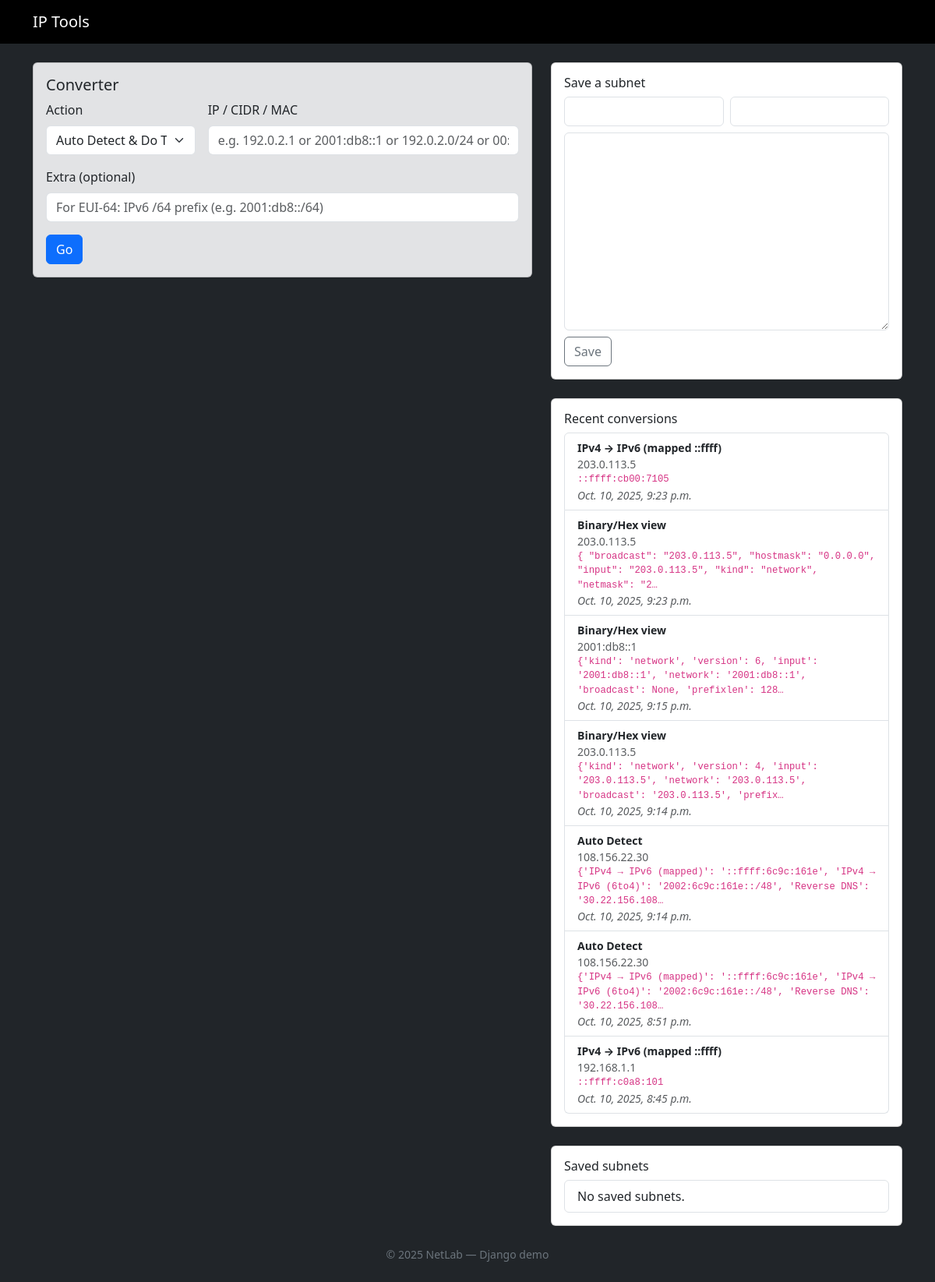
The page / on the database its author committed.
### iphelpertool/models.py (models this page shows, shortened)
class ConversionRecord(models.Model):
    ACTIONS = [
        ('auto', 'Auto Detect'),
        ('v4_to_v6_mapped', 'IPv4 → IPv6 (mapped ::ffff)'),
        ('v4_to_6to4', 'IPv4 → IPv6 (6to4 2002::/16)'),
        ('v6_mapped_to_v4', 'IPv6 (mapped) → IPv4'),
        ('expand_v6', 'Expand IPv6'),
        ('compress_v6', 'Compress IPv6'),
        ('subnet_info', 'Subnet Info'),
        ('reverse_dns', 'Reverse DNS'),
        ('eui64', 'EUI-64 from MAC'),
        ('bin_hex', 'Binary/Hex view'),
    ]
    action = models.CharField(max_length=40, choices=ACTIONS, default='auto')
    input_text = models.CharField(max_length=255)
    result_text = models.TextField()
    created_at = models.DateTimeField(auto_now_add=True)
    client_ip = models.GenericIPAddressField(null=True, blank=True)
    user = models.ForeignKey(User, null=True, blank=True, on_delete=models.SET_NULL)
    class Meta:
        ordering = ['-created_at']

### iphelpertool/views.py (the view, shortened to what this page needs)
# urls.py: path('', views.home, name='home'),
def home(request):
    form = IPToolForm(request.POST or None)
    save_form = SaveSubnetForm()
    result = None
    details = None
    history = ConversionRecord.objects.all()[:20]
    subnets = SavedSubnet.objects.all()[:20]
    return render(request, "iphelpertool/index.html", {
        "form": form,
        "save_form": save_form,
        "result": result,
        "details": details,
        "history": history,
        "subnets": subnets,
    })

### iphelpertool/forms.py
class IPToolForm(forms.Form):
    ACTIONS = [
        ('auto', 'Auto Detect & Do The Right Thing'),
        ('v4_to_v6_mapped', 'IPv4 → IPv6 (mapped ::ffff)'),
        ('v4_to_6to4', 'IPv4 → IPv6 (6to4 2002::/16)'),
        ('v6_mapped_to_v4', 'IPv6 (mapped) → IPv4'),
        ('expand_v6', 'Expand IPv6'),
        ('compress_v6', 'Compress IPv6'),
        ('subnet_info', 'Subnet Info (enter CIDR)'),
        ('reverse_dns', 'Reverse DNS name'),
        ('eui64', 'Build EUI-64 from MAC + /64'),
        ('bin_hex', 'Binary/Hex view (IP or CIDR)'),
    ]
    action = forms.ChoiceField(choices=ACTIONS, initial='auto')
    input_text = forms.CharField(
        label="IP / CIDR / MAC",
        widget=forms.TextInput(attrs={"placeholder": "e.g. 192.0.2.1 or 2001:db8::1 or 192.0.2.0/24 or 00:11:22:33:44:55"}),
    )
    extra = forms.CharField(
        label="Extra (optional)",
        required=False,
        widget=forms.TextInput(attrs={"placeholder": "For EUI-64: IPv6 /64 prefix (e.g. 2001:db8::/64)"}),
    )

class SaveSubnetForm(forms.Form):
    name = forms.CharField(max_length=100)
    cidr = forms.CharField(max_length=100)
    note = forms.CharField(widget=forms.Textarea, required=False)

### iphelpertool/templatetags/form_extras.py (called while the page is built)
@register.filter
def add_class(field, css):
    return field.as_widget(attrs={"class": css})

### iphelpertool/templates/iphelpertool/index.html (shortened to what this page needs)
{% extends "iphelpertool/base.html" %}
{% load static %}
{% load form_extras %}
{% block content %}
<div class="row g-4">
  <div class="col-lg-7">
    <div class="card bg-secondary-subtle text-dark">
      <div class="card-body">
        <h5 class="card-title">Converter</h5>
        <form method="post" class="row g-3">
          <div class="col-md-4">
            <label class="form-label">Action</label>
            {{ form.action|add_class:"form-select" }}
          </div>
          <div class="col-md-8">
            <label class="form-label">{{ form.input_text.label }}</label>
            {{ form.input_text|add_class:"form-control" }}
          </div>
          <div class="col-12">
            <label class="form-label">{{ form.extra.label }}</label>
            {{ form.extra|add_class:"form-control" }}
          </div>
          <div class="col-12">
            <button class="btn btn-primary">Go</button>
          </div>
        </form>
      </div>
    </div>
  </div>
  <div class="col-lg-5">
    <div class="card mb-4">
      <div class="card-body">
        <h6 class="card-title">Save a subnet</h6>
        <form method="post" action="{% url 'iphelpertool:save_subnet' %}" class="row g-2">
          <div class="col-6">{{ save_form.name|add_class:"form-control" }}</div>
          <div class="col-6">{{ save_form.cidr|add_class:"form-control" }}</div>
          <div class="col-12">{{ save_form.note|add_class:"form-control" }}</div>
          <div class="col-12"><button class="btn btn-outline-secondary">Save</button></div>
        </form>
      </div>
    </div>
    <div class="card mb-4">
      <div class="card-body">
        <h6 class="card-title">Recent conversions</h6>
        <ul class="list-group">
          {% for r in history %}
            <li class="list-group-item small">
              <strong>{{ r.get_action_display }}</strong><br>
              <span class="text-muted">{{ r.input_text }}</span><br>
              <code class="d-block text-wrap">{{ r.result_text|truncatechars:120 }}</code>
              <em class="text-muted">{{ r.created_at }}</em>
            </li>
          {% empty %}
            <li class="list-group-item">No history yet.</li>
          {% endfor %}
        </ul>
      </div>
    </div>
    <div class="card">
      <div class="card-body">
        <h6 class="card-title">Saved subnets</h6>
        <ul class="list-group">
          {% for s in subnets %}
            <li class="list-group-item">
              <strong>{{ s.name }}</strong> — {{ s.cidr }}<br>
              <small class="text-muted">{{ s.note }}</small>
            </li>
          {% empty %}
            <li class="list-group-item">No saved subnets.</li>
          {% endfor %}
        </ul>
      </div>
    </div>
  </div>
</div>
{% endblock %}

### iphelpertool/templates/iphelpertool/base.html (shortened to what this page needs)
<!doctype html>
<html lang="en">
<head>
  <link
    href="https://cdn.jsdelivr.net/npm/bootstrap@5.3.2/dist/css/bootstrap.min.css"
    rel="stylesheet">
</head>
<body class="bg-dark text-light">
<nav class="navbar navbar-expand-lg navbar-dark bg-black">
  <div class="container">
    <a class="navbar-brand" href="/">IP Tools</a>
  </div>
</nav>
<main class="container my-4">
  {% block content %}{% endblock %}
</main>
<footer class="text-center text-secondary my-4">
  <small>© {{ now|default:2025 }} NetLab — Django demo</small>
</footer>
</body>
</html>

### rows shown on the page
ConversionRecord: action "IPv4 → IPv6 (mapped ::ffff)", input_text "203.0.113.5", result_text "::ffff:cb00:7105", created_at "Oct. 10, 2025, 9:23 p.m."
ConversionRecord: action "Binary/Hex view", input_text "203.0.113.5", result_text "{ \"broadcast\": \"203.0.113.5\", \"hostmask\": \"0.0.0.0\", \"input\": \"203.0.113.5\", \"kind\": \"network\", \"netmask\": \"2…", created_at "Oct. 10, 2025, 9:23 p.m."
ConversionRecord: action "Binary/Hex view", input_text "2001:db8::1", result_text "{'kind': 'network', 'version': 6, 'input': '2001:db8::1', 'network': '2001:db8::1', 'broadcast': None, 'prefixlen': 128…", created_at "Oct. 10, 2025, 9:15 p.m."
ConversionRecord: action "Binary/Hex view", input_text "203.0.113.5", result_text "{'kind': 'network', 'version': 4, 'input': '203.0.113.5', 'network': '203.0.113.5', 'broadcast': '203.0.113.5', 'prefix…", created_at "Oct. 10, 2025, 9:14 p.m."
ConversionRecord: action "Auto Detect", input_text "108.156.22.30", result_text "{'IPv4 → IPv6 (mapped)': '::ffff:6c9c:161e', 'IPv4 → IPv6 (6to4)': '2002:6c9c:161e::/48', 'Reverse DNS': '30.22.156.108…", created_at "Oct. 10, 2025, 9:14 p.m."
ConversionRecord: action "Auto Detect", input_text "108.156.22.30", result_text "{'IPv4 → IPv6 (mapped)': '::ffff:6c9c:161e', 'IPv4 → IPv6 (6to4)': '2002:6c9c:161e::/48', 'Reverse DNS': '30.22.156.108…", created_at "Oct. 10, 2025, 8:51 p.m."
ConversionRecord: action "IPv4 → IPv6 (mapped ::ffff)", input_text "192.168.1.1", result_text "::ffff:c0a8:101", created_at "Oct. 10, 2025, 8:45 p.m."

### other values the page prints
{{ now|default:2025 }} "2025"
